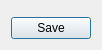
<?xml version="1.0" encoding="UTF-8"?>
<ui version="4.0">
 <class>AddUserDialog</class>
 <widget class="QDialog" name="AddUserDialog">
  <property name="geometry">
   <rect>
    <x>0</x>
    <y>0</y>
    <width>336</width>
    <height>187</height>
   </rect>
  </property>
  <property name="windowTitle">
   <string>Buat Akun</string>
  </property>
  <layout class="QVBoxLayout" name="verticalLayout">
   <property name="sizeConstraint">
    <enum>QLayout::SetFixedSize</enum>
   </property>
   <item>
    <widget class="UserForm" name="userForm" native="true"/>
   </item>
   <item>
    <widget class="QDialogButtonBox" name="buttonBox">
     <property name="orientation">
      <enum>Qt::Horizontal</enum>
     </property>
     <property name="standardButtons">
      <set>QDialogButtonBox::Save</set>
     </property>
    </widget>
   </item>
  </layout>
 </widget>
 <customwidgets>
  <customwidget>
   <class>UserForm</class>
   <extends>QWidget</extends>
   <header>userform.h</header>
   <container>1</container>
  </customwidget>
 </customwidgets>
 <resources/>
 <connections/>
</ui>
